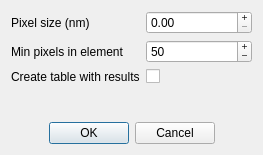
<?xml version="1.0" encoding="UTF-8"?>
<ui version="4.0">
 <class>FullRangeAnalysisConfig</class>
 <widget class="QDialog" name="FullRangeAnalysisConfig">
  <property name="geometry">
   <rect>
    <x>0</x>
    <y>0</y>
    <width>263</width>
    <height>155</height>
   </rect>
  </property>
  <property name="windowTitle">
   <string>Dialog</string>
  </property>
  <layout class="QVBoxLayout" name="verticalLayout">
   <item>
    <layout class="QFormLayout" name="formLayout">
     <item row="0" column="0">
      <widget class="QLabel" name="pixelSizeLabel">
       <property name="text">
        <string>Pixel size (nm)</string>
       </property>
      </widget>
     </item>
     <item row="1" column="0">
      <widget class="QLabel" name="minPixelsLabel">
       <property name="text">
        <string>Min pixels in element</string>
       </property>
      </widget>
     </item>
     <item row="1" column="1">
      <widget class="QSpinBox" name="minPixelsInput">
       <property name="buttonSymbols">
        <enum>QAbstractSpinBox::PlusMinus</enum>
       </property>
       <property name="maximum">
        <number>999999</number>
       </property>
       <property name="value">
        <number>50</number>
       </property>
      </widget>
     </item>
     <item row="0" column="1">
      <widget class="QDoubleSpinBox" name="pixelSizeInput">
       <property name="buttonSymbols">
        <enum>QAbstractSpinBox::PlusMinus</enum>
       </property>
       <property name="maximum">
        <double>999999.000000000000000</double>
       </property>
      </widget>
     </item>
     <item row="2" column="0">
      <widget class="QLabel" name="createTableLabel">
       <property name="text">
        <string>Create table with results</string>
       </property>
      </widget>
     </item>
     <item row="2" column="1">
      <widget class="QCheckBox" name="createTableCheckbox">
       <property name="text">
        <string/>
       </property>
      </widget>
     </item>
    </layout>
   </item>
   <item>
    <widget class="QDialogButtonBox" name="buttonBox">
     <property name="orientation">
      <enum>Qt::Horizontal</enum>
     </property>
     <property name="standardButtons">
      <set>QDialogButtonBox::Cancel|QDialogButtonBox::Ok</set>
     </property>
     <property name="centerButtons">
      <bool>true</bool>
     </property>
    </widget>
   </item>
  </layout>
 </widget>
 <resources/>
 <connections>
  <connection>
   <sender>buttonBox</sender>
   <signal>accepted()</signal>
   <receiver>FullRangeAnalysisConfig</receiver>
   <slot>accept()</slot>
   <hints>
    <hint type="sourcelabel">
     <x>248</x>
     <y>254</y>
    </hint>
    <hint type="destinationlabel">
     <x>157</x>
     <y>274</y>
    </hint>
   </hints>
  </connection>
  <connection>
   <sender>buttonBox</sender>
   <signal>rejected()</signal>
   <receiver>FullRangeAnalysisConfig</receiver>
   <slot>reject()</slot>
   <hints>
    <hint type="sourcelabel">
     <x>316</x>
     <y>260</y>
    </hint>
    <hint type="destinationlabel">
     <x>286</x>
     <y>274</y>
    </hint>
   </hints>
  </connection>
 </connections>
</ui>
